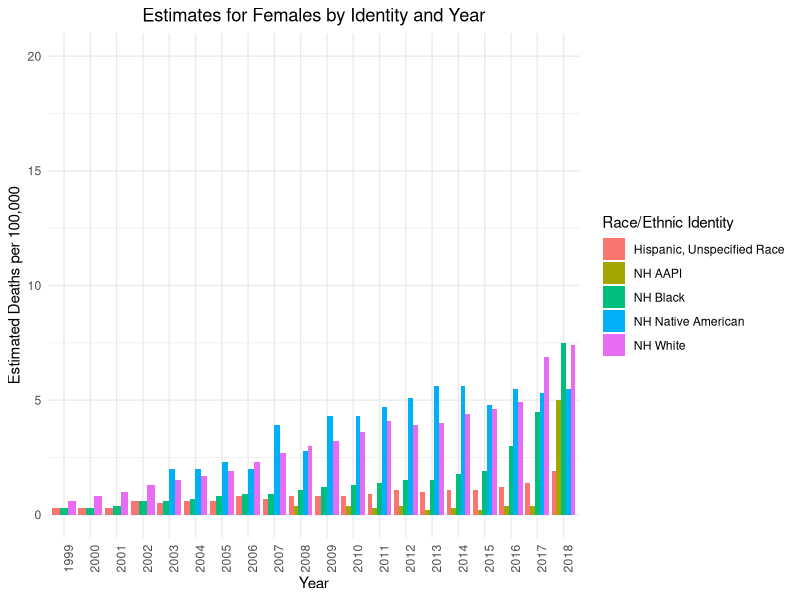
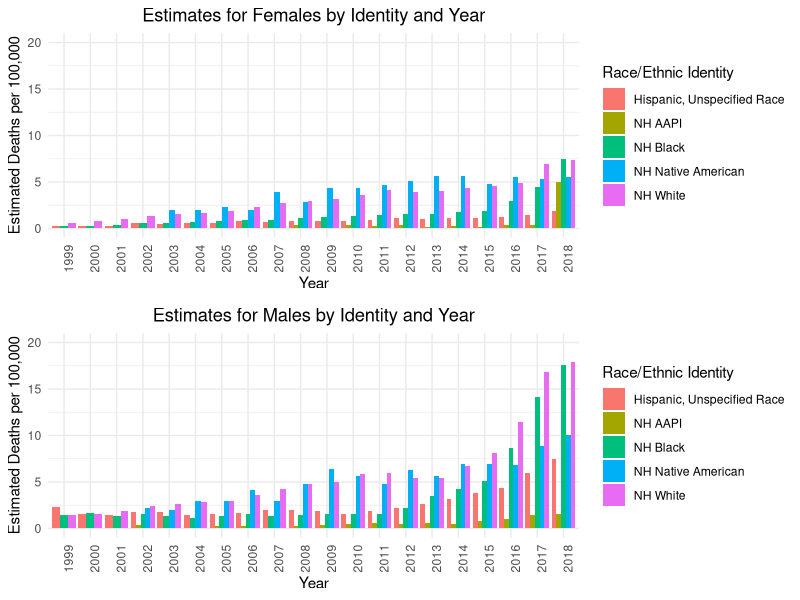
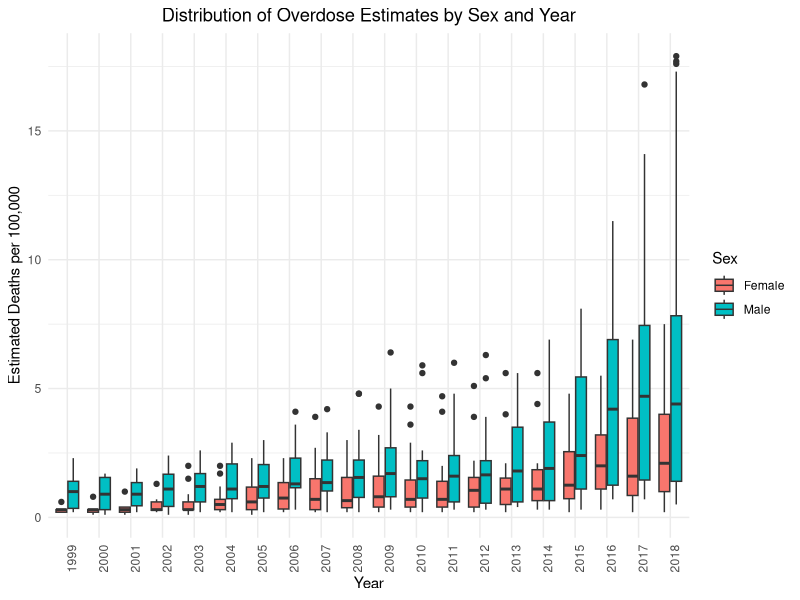
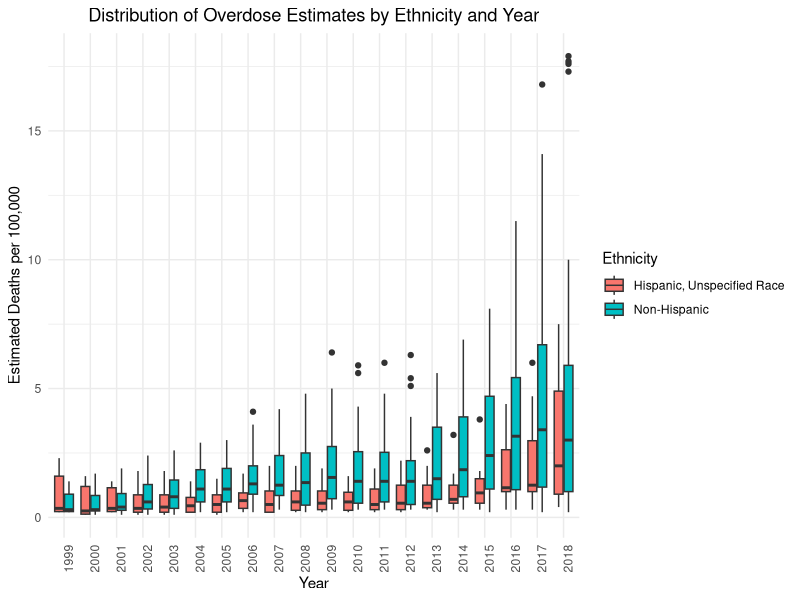
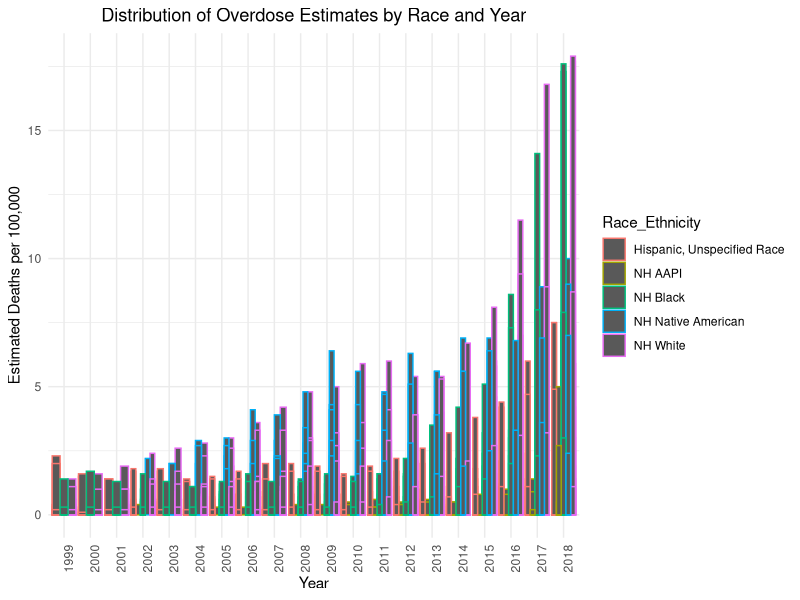
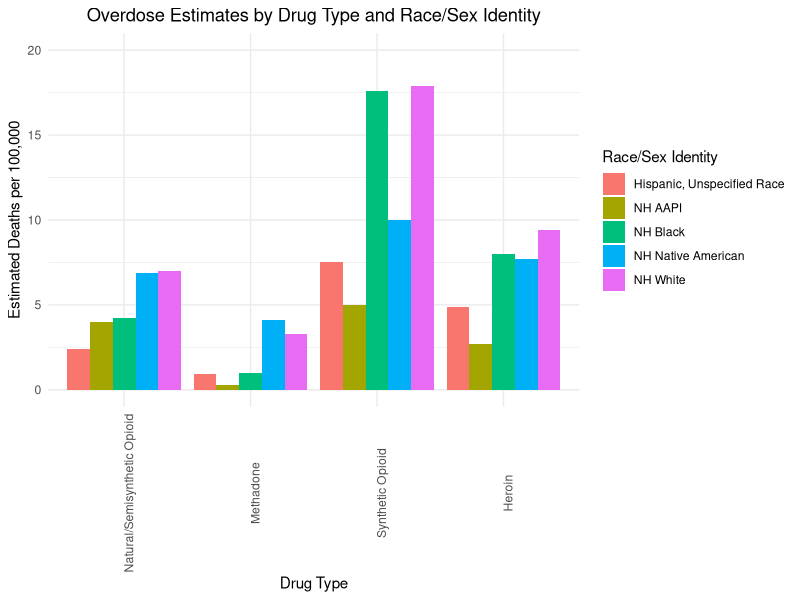
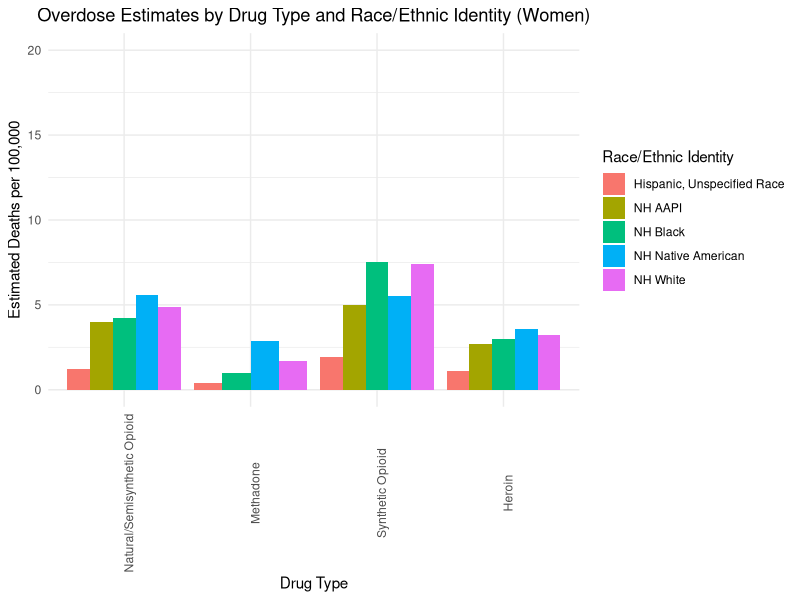
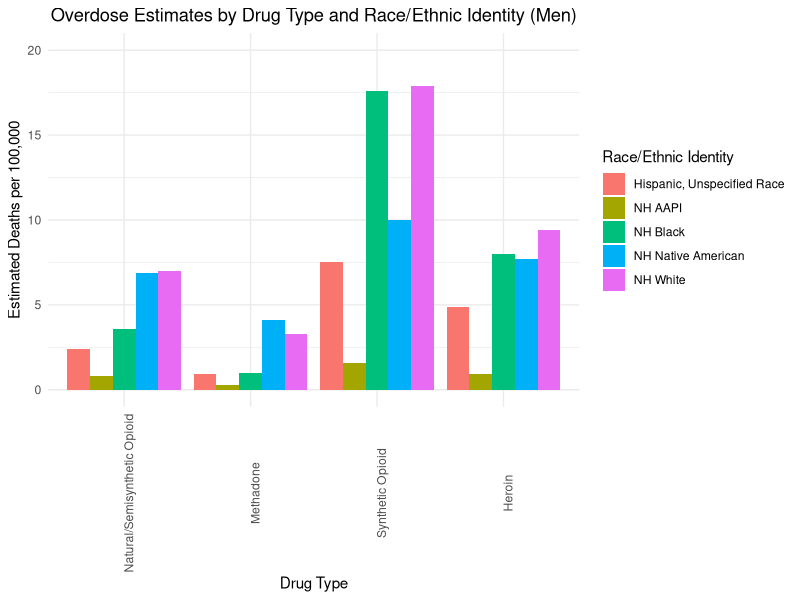

Reproduce these figures in R, in order. (Note: this script raises an error after producing the figures.)
## ---- chunk 1
install.packages("tidyverse",repos = "http://cran.us.r-project.org")
library(tidyverse)
install.packages("ggplot2", repos = "http://cran.us.r-project.org")
library(ggplot2)
install.packages("gridExtra", repos = "http://cran.us.r-project.org")
library(gridExtra)
drug <- read_csv("drug_data.csv", show_col_types = F)
## ---- chunk 2

##Our first step is to identify how each drug overdose type is categorized so that we can properly relabel it.  
table(drug$PANEL_NUM, drug$PANEL)

## This tells us that 0 represents all drug overdose deaths regardless of drug type, 1 represents drug overdose deaths from any opioid, 2 represents any drug overdose death from synthetic opioids, 3 represents drug overdose deaths from methadone, 4 represents drug overdose deaths from sythentic opioids besides methadone, and 5 represents drug overdose deaths from heroin, allowing us to filter accordingly to impact if the death rate estimates vary by racial/gender groups based on the type of drug causing the overdose. 

drug_type <- drug %>% 
  rename(Responsible_Drug = "PANEL_NUM") %>% 
  mutate(
     Responsible_Drug = case_when(
      Responsible_Drug == 0 ~ "All Drug Types",
      Responsible_Drug == 1 ~ "Any Opioid",
      Responsible_Drug == 2 ~ "Natural/Semisynthetic Opioid",
      Responsible_Drug == 3 ~ "Methadone",
      Responsible_Drug == 4 ~ "Synthetic Opioid",
      Responsible_Drug == 5 ~ "Heroin",
      TRUE ~ "Unknown" 
     ))

##We complete the factor function here to maintain the order of the drug levels in future visualizations. 

drug_type$Responsible_Drug <- factor(drug_type$Responsible_Drug, levels =c("All Drug Types", "Any Opioid", "Natural/Semisynthetic Opioid", "Methadone", "Synthetic Opioid", "Heroin"))

##We then produced tables to clarify the required demographic data. Specifically, we are looking for what number is populated by observations. This information allows us to then subset the data from the larger data set that are organized by race and sex. 

##This table tells us which single digit number represents the racial/sex level of the STUB_NAME variable. 
table(drug$STUB_NAME_NUM, drug$STUB_NAME)

## 4 is the number that corresponds to Race and Sex, so we filtered on this to see which decimal number corresponds to each racial/gender group. 
drug_exam <- drug_type %>% 
  filter(STUB_NAME_NUM == 4)


## With a similar principle to the previous table, we produced this one to see which specific number corresponds to a specific racial/sex pairing, like Black male, for example. We measure this correspondence by whether or not a number has observations under a specific label. If this number has observations, this indicates that it represents the given racial/sex pairing. 
table(drug_exam$STUB_LABEL_NUM, drug_exam$STUB_LABEL)

## From this table we can see that 4.1 is White Males, 4.2 is Black Males, 4.3 is Native American Males, 4.4 is Asian Males, 4.5 is White Females, 4.6 is Black Females, 4.7 is Native American Females, and 4.8 is Asian Female. We then create a new variable that explicitly states these race/sex pairings and produce a subset that focuses on this new variable. 

## We make another subset that disaggregates race and sex so that we can perform a 2-way ANOVA to see if these two variables are statistically significant predictors for drug overdose mortality. 
drug_RES <- drug_type %>% 
  filter(STUB_NAME_NUM == 5) %>%
  rename(Race_Ethnicity = "STUB_LABEL_NUM") %>% 
  mutate(
     Race_Ethnicity = case_when(
     Race_Ethnicity == 5.1 ~ "Hispanic, Unspecified Race",
      Race_Ethnicity == 5.2 ~ "NH White",
      Race_Ethnicity == 5.3 ~ "NH Black",
      Race_Ethnicity == 5.4 ~ "NH Native American",
      Race_Ethnicity == 5.5 ~ "NH AAPI",
      Race_Ethnicity == 5.6 ~ "Hispanic, Unspecified Race",
      Race_Ethnicity == 5.7 ~ "NH White",     
      Race_Ethnicity == 5.8 ~ "NH Black",
      Race_Ethnicity == 5.9 ~ "NH Native American",
      Race_Ethnicity == 5.91 ~ "NH AAPI",
      TRUE ~ "Unknown" 
    )) %>% 
   mutate(
   Ethnicity = case_when(
      grepl("Black", Race_Ethnicity) ~ "Non-Hispanic",
      grepl("White", Race_Ethnicity) ~ "Non-Hispanic",
      grepl("Native American", Race_Ethnicity) ~ "Non-Hispanic",
      grepl("AAPI", Race_Ethnicity) ~ "Non-Hispanic",
      grepl("Hispanic", Race_Ethnicity) ~ "Hispanic, Unspecified Race",
      TRUE ~ "Unknown"
    )) %>% 
  mutate(
    Sex = case_when(
      grepl("Female", STUB_LABEL) ~ "Female",
      grepl("Male", STUB_LABEL) ~ "Male",
      TRUE ~ "Unknown")) 

##Further cleaning data to remove NAs, Unknowns, and generalized drug types
drug_RES$FLAG <- NULL
drug_RES <- drug_RES %>% 
  filter(!grepl("Unknown", Race_Ethnicity)) %>% 
  filter(!grepl("Any", Responsible_Drug)) %>% 
  filter(!grepl("All", Responsible_Drug)) %>% 
  na.omit



##Disaggregating by Sex for Central Measures and Visualization
drug_Fem <- drug_RES %>% 
  filter(Sex == "Female")

drug_Male <- drug_RES %>% 
  filter(Sex == "Male")

  
## ---- chunk 3

overall_plot_M <- ggplot(drug_Male, aes(x = factor(YEAR), y = ESTIMATE, fill = Race_Ethnicity)) +
  geom_bar(stat = "identity", position = "dodge", na.rm = TRUE) +
  labs(title = "Estimates for Males by Identity and Year",
       x = "Year",
       y = "Estimated Deaths per 100,000") +
  theme_minimal() + theme(axis.text.x = element_text(angle = 90)) + labs(fill = "Race/Ethnic Identity") +  theme(plot.title = element_text(hjust = 0.5)) + ylim(0,20)


overall_plot_F <- ggplot(drug_Fem, aes(x = factor(YEAR), y = ESTIMATE, fill = Race_Ethnicity)) +
  geom_bar(stat = "identity", position = "dodge", na.rm = TRUE) +
  labs(title = "Estimates for Females by Identity and Year",
       x = "Year",
       y = "Estimated Deaths per 100,000") +
  theme_minimal() + theme(axis.text.x = element_text(angle = 90)) + labs(fill = "Race/Ethnic Identity") +  theme(plot.title = element_text(hjust = 0.5))+ ylim(0,20)

overall_plot_F
grid.arrange(overall_plot_F, overall_plot_M)
## ---- chunk 4

## To visualize our data, we first looked at the distribution of Race_Sex by the estimate, to see which race and gender had the highest rate of drug overdose.


## The median lines of each box plot imply that among all drug types and across the 20 year period of the data, Native American Males and White Males have the highest rates of death from overdose. It appears that White Males and Black Males have the highest variation as it relates to drug overdoses. We can verify these findings in the next section where we analyze the central tendencies of the data. 


## The next variable we looked at is the YEAR to showcase the distribution of how the number of overdose has changed over time. Instead of focusing on both the race and sex, we found it would be beneficial to just focus sex as the graph might be over saturated.

year_Sex <- ggplot(drug_RES, aes(x = factor(YEAR), y = ESTIMATE, fill = Sex)) +
  geom_boxplot(na.rm = TRUE) +
  labs(title = "Distribution of Overdose Estimates by Sex and Year", 
       x = "Year", 
       y = "Estimated Deaths per 100,000") +
  theme_minimal() + theme(axis.text.x = element_text(angle = 90)) + theme(plot.title = element_text(hjust = 0.5))

year_Sex

year_Ethnicity <- ggplot(drug_RES, aes(x = factor(YEAR), y = ESTIMATE, fill = Ethnicity)) +
  geom_boxplot(na.rm = TRUE) +
  labs(title = "Distribution of Overdose Estimates by Ethnicity and Year", 
       x = "Year", 
       y = "Estimated Deaths per 100,000") +
  theme_minimal() + theme(axis.text.x = element_text(angle = 90)) + theme(plot.title = element_text(hjust = 0.5))

year_Ethnicity

year_Race <- ggplot(drug_RES, aes(x = factor(YEAR), y = ESTIMATE, color = Race_Ethnicity)) +
  labs(title = "Distribution of Overdose Estimates by Race and Year", 
       x = "Year", 
       y = "Estimated Deaths per 100,000") +
  theme_minimal() + theme(axis.text.x = element_text(angle = 90)) + theme(plot.title = element_text(hjust = 0.5)) +   geom_bar(stat = "identity", position = "dodge")

year_Race

## The graph shows that a common trend for both female and male is that as the year increased the number of drug overdose increased. While it was a subtle increase for females, the males saw a larger rise in drug overdose deaths. The differences in the rate of increase are visible from the continued distance in the median bar between females and males as time goes on. Again, we can verify this with additional central tendency measures. 


## Finally, we wanted to see the distribution of the different drug type overdose among the different race and genders to see which type is more prevalent.

type_RE <- ggplot(drug_RES, aes(x = factor(Responsible_Drug), y = ESTIMATE, fill = Race_Ethnicity)) +
  geom_bar(stat = "identity", position = "dodge",na.rm = TRUE) +
  labs(title = "Overdose Estimates by Drug Type and Race/Sex Identity", 
       x = "Drug Type", 
       y = "Estimated Deaths per 100,000") +
  theme_minimal() + theme(axis.text.x = element_text(angle = 90)) + labs(fill = "Race/Sex Identity") + theme(plot.title = element_text(hjust = 0.5)) + ylim(0,20)

type_RE



type_REF <- ggplot(drug_Fem, aes(x = factor(Responsible_Drug), y = ESTIMATE, fill = Race_Ethnicity)) +
  geom_bar(stat = "identity", position = "dodge",na.rm = TRUE) +
  labs(title = "Overdose Estimates by Drug Type and Race/Ethnic Identity (Women)", 
       x = "Drug Type", 
       y = "Estimated Deaths per 100,000") +
  theme_minimal() + theme(axis.text.x = element_text(angle = 90)) + labs(fill = "Race/Ethnic Identity") + theme(plot.title = element_text(hjust = 0.5)) + ylim(0, 20)



type_REM <- ggplot(drug_Male, aes(x = factor(Responsible_Drug), y = ESTIMATE, fill = Race_Ethnicity))+
  geom_bar(stat = "identity", position = "dodge",na.rm = TRUE) +
  labs(title = "Overdose Estimates by Drug Type and Race/Ethnic Identity (Men)", 
       x = "Drug Type", 
       y = "Estimated Deaths per 100,000") +
  theme_minimal() + theme(axis.text.x = element_text(angle = 90)) + labs(fill = "Race/Ethnic Identity") + theme(plot.title = element_text(hjust = 0.5)) + ylim(0, 20)

type_REF
type_REM


## ---- chunk 5
## To understand the information from the data, we have to understand the outcome variable which showcase the estimate for drug overdose death, these aggregrate measures are for all race/sex pairings across time, and provided a "standard" of sorts when comparing mean, median, or standard deviation for a specific year, race, and/or sex group. 


mean_estimate <- mean(drug_RES$ESTIMATE, na.rm = TRUE) #4.2
median_estimate <- median(drug_RES$ESTIMATE, na.rm = TRUE) #2
std_estimate <- sd(drug_RES$ESTIMATE, na.rm = TRUE) #5.19




## To gain a better understanding of the outcome, we chose to focus on the mean of the different races and gender to see the mean of drug overdose death rate amongst the different groups as well as the standard deviation 

meanrace <- drug_RS %>%
  group_by(Race, Sex) %>%
  summarize(mean_estimate = mean(ESTIMATE, na.rm = TRUE), .groups = 'drop')

meanrace

stdrace<- drug_RS %>%
  group_by(Race, Sex) %>%
  summarize(std_dev_estimate = sd(ESTIMATE, na.rm = TRUE), .groups = 'drop')

stdrace

##Racial Group Mean and Standard Deviation by Year

mean_year_race <- drug_RS %>% 
  group_by(YEAR, Race) %>% 
   summarize(mean_estimate = mean(ESTIMATE, na.rm = TRUE), .groups = 'drop')

mean_year_race

std_year_race <- drug_RS %>% 
  group_by(YEAR, Race) %>% 
    summarize(std_dev_estimate = sd(ESTIMATE, na.rm = TRUE), .groups = 'drop')

std_year_race

#Sex Group Mean and Standard Deviation by Year

mean_year_sex <- drug_RS %>% 
  group_by(YEAR, Sex) %>% 
   summarize(mean_estimate = mean(ESTIMATE, na.rm = TRUE), .groups = 'drop')

mean_year_sex

std_year_sex <- drug_RS %>% 
  group_by(YEAR, Sex) %>% 
     summarize(std_dev_estimate = sd(ESTIMATE, na.rm = TRUE), .groups = 'drop')

std_year_sex

##Drug Type Mean and Standard Deviation by Year 
mean_year_type <- drug_RS %>% 
  group_by(YEAR, Responsible_Drug) %>% 
  filter(!Responsible_Drug %in% c("All Drug Types", "Any Opioid")) %>% 
  summarize(mean_estimate = mean(ESTIMATE, na.rm = TRUE), .groups = 'drop')

mean_year_type

std_year_type <- drug_RS %>% 
  group_by(YEAR, Sex) %>% 
  filter(!Responsible_Drug %in% c("All Drug Types", "Any Opioid")) %>% 
  summarize(std_dev_estimate = sd(ESTIMATE, na.rm = TRUE), .groups = 'drop')

std_year_type



## ---- chunk 6
## A Two Way ANOVA with Race and Sex as the categorical variables of analysis
RS_Model <- aov(ESTIMATE ~ Race + Sex,
  data = drug_RS
)
summary(RS_Model)

table(drug_RS$Sex, drug_RS$Race)

m1 <- aov(ESTIMATE ~ Ethnicity, data = drug_RES)
m2 <- aov(ESTIMATE ~ Ethnicity + Race_Ethnicity, data = drug_RES)
m3 <- aov(ESTIMATE ~ Race_Ethnicity + Sex, data = drug_RES)
m4 <- aov(ESTIMATE ~ Ethnicity + Race_Ethnicity + Sex, data = drug_RES)
m4.1 <- aov(ESTIMATE ~ Ethnicity + Race_Ethnicity + Sex + Sex:Race_Ethnicity + Responsible_Drug, data = drug_RES)
m5 <- aov(ESTIMATE ~ Ethnicity + Race_Ethnicity + Sex + Responsible_Drug, data = drug_RES)
m6 <- aov(ESTIMATE ~ Ethnicity + Race_Ethnicity + Ethnicity:Race_Ethnicity, data = drug_RES)
m7 <- aov(ESTIMATE ~ Ethnicity + Race_Ethnicity + Race_Ethnicity:Responsible_Drug, data = drug_RES)
m8 <- aov(ESTIMATE ~ Ethnicity + Race_Ethnicity + Responsible_Drug + Race_Ethnicity:Responsible_Drug, data = drug_RES)

summary(m1)
summary(m2)
summary(m3)
summary(m4)
summary(m4.1)
summary(m5)
summary(m6)
summary(m7)
summary(m8)

## From the table we can see this is somewhat of a balanced Two-way ANOVA as we can see close to the same number of observations across the different categories
## ---- chunk 7
## A Two Way ANOVA with Race and Sex as the categorical variables of analysis, with an additional consideration for an interaction effect between these two variables
RS_IntModel <- aov(ESTIMATE ~ Race + Sex + Race:Sex,
  data = drug_RS
)

summary(RS_IntModel)
## ---- chunk 8
## A Three Way Anova with Race, Sex, and Responsible Drug as the categorical variable of analysis 
Type_Model<- aov(ESTIMATE ~ Race + Sex + Responsible_Drug,
  data = drug_RS)
summary(Type_Model)
